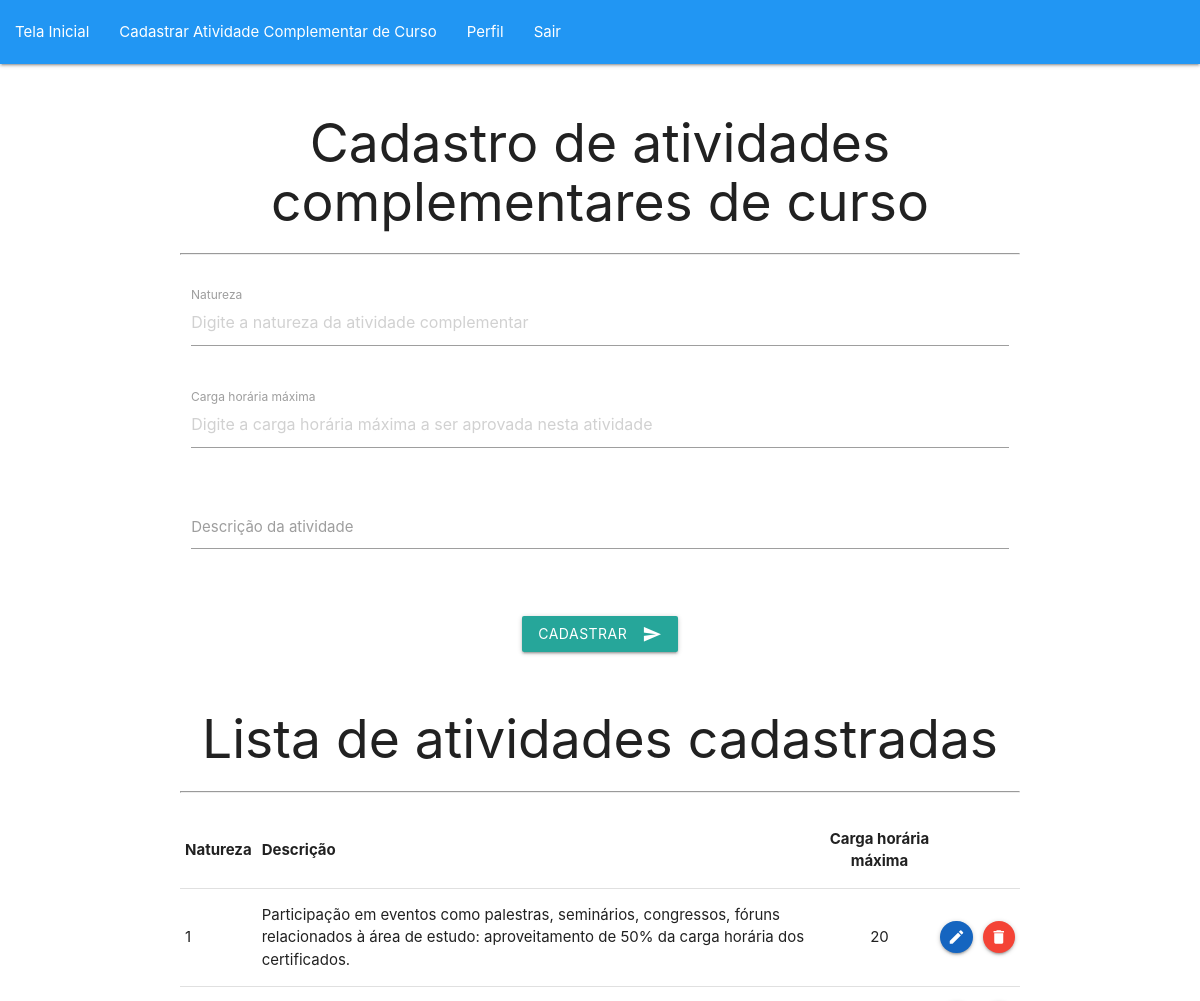
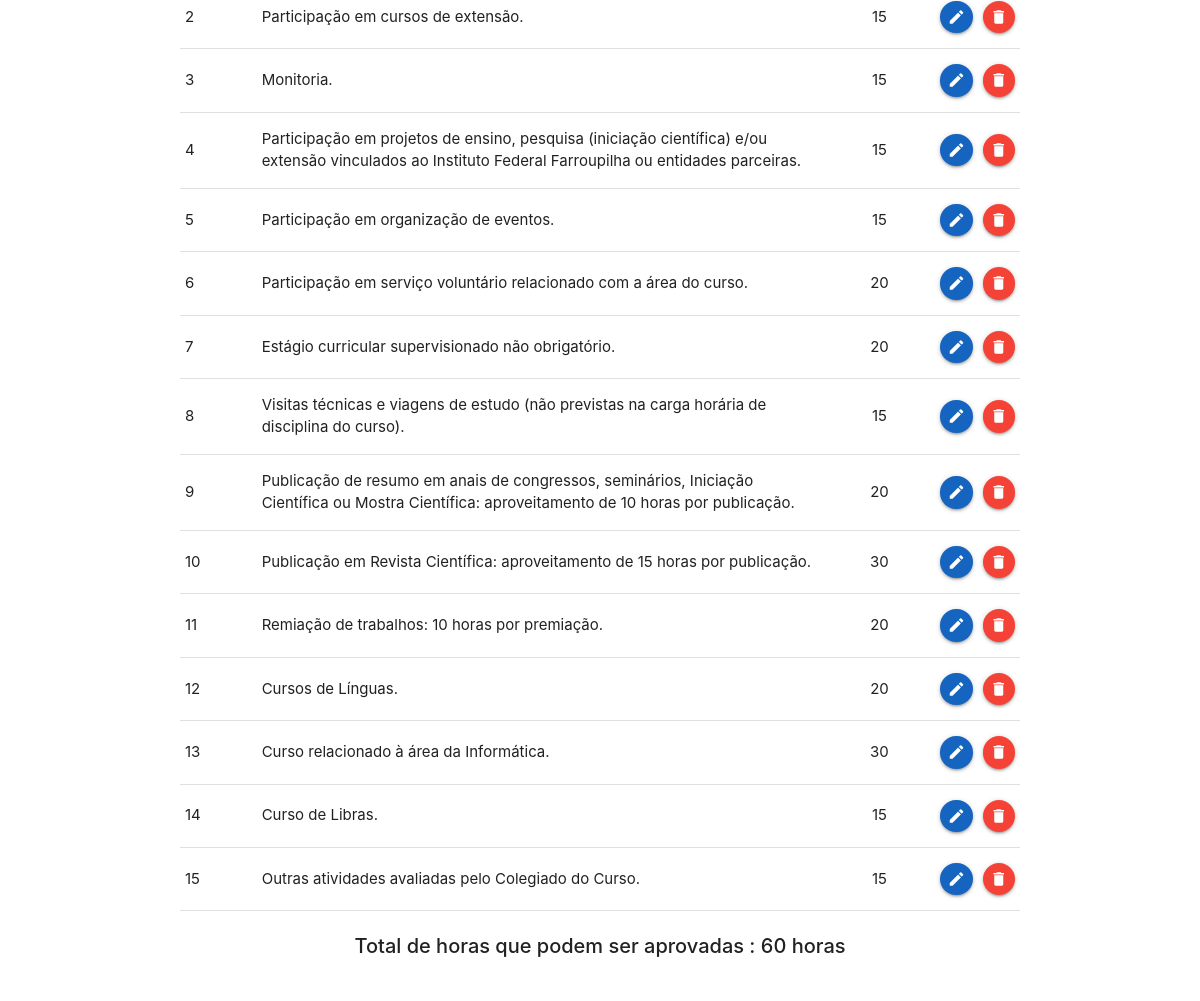
The page /testeCoordenador.php (signed in) on the database its author committed (2 pictures, top to bottom).
### tables this page shows
CREATE TABLE IF NOT EXISTS `atividade_complementar` (
  `id_atividade_complementar` int NOT NULL AUTO_INCREMENT,
  `natureza` int DEFAULT NULL,
  `descricao` text,
  `carga_horaria_maxima` int DEFAULT NULL,
  `id_curso` int DEFAULT NULL,
  PRIMARY KEY (`id_atividade_complementar`),
  KEY `fk_curso_atividade_complementar` (`id_curso`)
);

CREATE TABLE IF NOT EXISTS `curso` (
  `id_curso` int NOT NULL AUTO_INCREMENT,
  `nome_curso` varchar(255) NOT NULL,
  `carga_horaria` int NOT NULL,
  PRIMARY KEY (`id_curso`)
);

### conecta.php (called while the page is built, shortened)
<?php
function excutarSQL($mysql, $sql)
{
    $resultado = mysqli_query($mysql, $sql);
    return $resultado;
}

### testeCoordenador.php (the view, shortened to what this page needs)
<?php
require_once "../conecta.php";
$mysql = conectar();
$sql = "SELECT c.nome_curso, c.carga_horaria, ac.id_atividade_complementar, ac.natureza, ac.descricao, ac.carga_horaria_maxima FROM atividade_complementar ac
INNER JOIN curso c
ON ac.id_curso AND c.id_curso = " . $_SESSION['coordenador'][2] . "
WHERE ac.id_curso = " . $_SESSION['coordenador'][2] . "
;";
$query = excutarSQL($mysql, $sql);
$quantidade = $query->num_rows;
?>
<!DOCTYPE html>
<html lang="pt-br">
<head>
    <link type="text/css" rel="stylesheet" href="../materialize/css/materialize.min.css" media="screen,projection" />
</head>
<body>
    <main>
        <?php
        require_once "../boasPraticas/headerNav.php";
        ?>
        <div class="container">
            <h2 class="center-align">Cadastro de atividades complementares de curso</h2>
            <hr>
            <br>
            <form action="cadastrarAtividade.php" method="post">
                <div class="row">
                    <div class="input-field col s12">
                        <input placeholder="Digite a natureza da atividade complementar" id="natureza" name="natureza" type="text" class="validate" pattern="^\d{1,2}$" required>
                        <label for="natureza">Natureza</label>
                        <span class="helper-text" data-error="O campo deve conter apenas caracteres numéricos com apenas duas casas"></span>
                    </div>
                    <div class="input-field col s12">
                        <input placeholder="Digite a carga horária máxima a ser aprovada nesta atividade" id="carga" name="carga" type="text" class="validate" pattern="^\d{1,3}$" required>
                        <label for="carga">Carga horária máxima</label>
                        <span class="helper-text" data-error="O campo deve conter apenas caracteres numéricos com apenas duas casas"></span>
                    </div>
                    <div class="row">
                        <div class="input-field col s12">
                            <textarea id="textarea1" class="materialize-textarea" name="descricao" class="validate" pattern="^(?!.*').*$" required></textarea>
                            <span class="helper-text" data-error="O campo não pode conter aspas simples"></span>
                            <label for="textarea1">Descrição da atividade</label>
                        </div>
                    </div>
                    <div class="center-align">
                        <a class="waves-effect waves-light btn"><i class="material-icons right">send</i>Cadastrar</a>
                    </div>
            </form>
            <br>
            <h2 class="center-align">Lista de atividades cadastradas</h2>
            <hr>
            <?php
            if ($quantidade == 0) {
            ?>
                <p>Não há atividade cadastradas no sistema!</p>
            <?php
            } else {
            ?>
                <table>
                    <thead>
                        <tr>
                            <th>Natureza</th>
                            <th>Descrição</th>
                            <th class="teste">Carga horária máxima</th>
                            <th colspan="2"></th>
                        </tr>
                    </thead>
                    <tbody>
                        <?php
                        while ($dados = mysqli_fetch_assoc($query)) {
                            echo "<tr>";
                            echo "<td>" . $dados['natureza'] . "</td>";
                            echo "<td>" . $dados['descricao'] . "</td>";
                            echo "<td class=\"teste\">" . $dados['carga_horaria_maxima'] . "</td>";
                            echo '<td> <a href="crudEntrega/formeditEntrega.php?id=' . $dados['id_atividade_complementar'] . '" class="btn-floating btn-small waves-effect waves-light #1565c0 blue darken-3 modal-trigger"><i class="material-icons ">create</i></a> </td>';
                            echo '<td> <a href="#modal' . $dados['id_atividade_complementar'] . '" class="btn-floating btn-small waves-effect waves-light red modal-trigger"><i class="material-icons">delete</i></a> </td>';
                            echo "</tr>";
                        ?>
                        <?php
                        }
                        ?>
                    </tbody>
                </table>
            <?php
            }
            ?>
            <?php
            mysqli_data_seek($query, 0);
            $todas_atividades = mysqli_fetch_assoc($query);
            ?>
            <p class="teste testeP"><strong>Total de horas que podem ser aprovadas : <?php echo $todas_atividades['carga_horaria'] ?> horas </strong></p>
        </div>
    </main>
</body>
</html>

### testeCoordenador.php (style rules this page uses)
body { display: flex; flex-direction: column; min-height: 100vh; margin: 0; }
main { flex: 1 0 auto; }
.container { margin-top: 50px; }
table { margin-top: 20px; }
.teste { justify-content: center; text-align: center; }
.testeP { font-size: 20px; }

### rows shown on the page
atividade_complementar: natureza "1", descricao "Participação em eventos como palestras, seminários, congressos, fóruns relacionados à área de estudo: aproveitamento de 50% da carga horária dos certificados.", carga_horaria_maxima "20"
atividade_complementar: natureza "2", descricao "Participação em cursos de extensão.", carga_horaria_maxima "15"
atividade_complementar: natureza "3", descricao "Monitoria.", carga_horaria_maxima "15"
atividade_complementar: natureza "4", descricao "Participação em projetos de ensino, pesquisa (iniciação científica) e/ou extensão vinculados ao Instituto Federal Farroupilha ou entidades parceiras.", carga_horaria_maxima "15"
atividade_complementar: natureza "5", descricao "Participação em organização de eventos.", carga_horaria_maxima "15"
atividade_complementar: natureza "6", descricao "Participação em serviço voluntário relacionado com a área do curso.", carga_horaria_maxima "20"
atividade_complementar: natureza "7", descricao "Estágio curricular supervisionado não obrigatório.", carga_horaria_maxima "20"
atividade_complementar: natureza "8", descricao "Visitas técnicas e viagens de estudo (não previstas na carga horária de disciplina do curso).", carga_horaria_maxima "15"
atividade_complementar: natureza "9", descricao "Publicação de resumo em anais de congressos, seminários, Iniciação Científica ou Mostra Científica: aproveitamento de 10 horas por publicação.", carga_horaria_maxima "20"
atividade_complementar: natureza "10", descricao "Publicação em Revista Científica: aproveitamento de 15 horas por publicação.", carga_horaria_maxima "30"
atividade_complementar: natureza "11", descricao "Remiação de trabalhos: 10 horas por premiação.", carga_horaria_maxima "20"
atividade_complementar: natureza "12", descricao "Cursos de Línguas.", carga_horaria_maxima "20"
atividade_complementar: natureza "13", descricao "Curso relacionado à área da Informática.", carga_horaria_maxima "30"
atividade_complementar: natureza "14", descricao "Curso de Libras.", carga_horaria_maxima "15"
atividade_complementar: natureza "15", descricao "Outras atividades avaliadas pelo Colegiado do Curso.", carga_horaria_maxima "15"
curso: carga_horaria "60"
